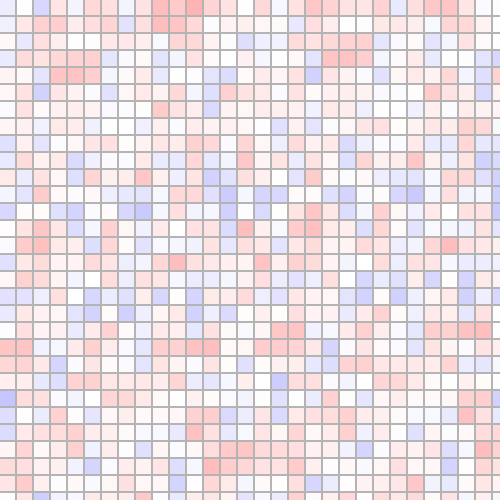
Frame 1 (no input)
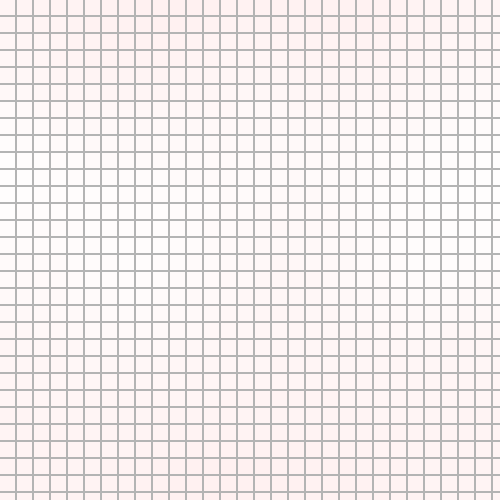
Frame 60 (the mouse pressed at the canvas centre just before this capture)
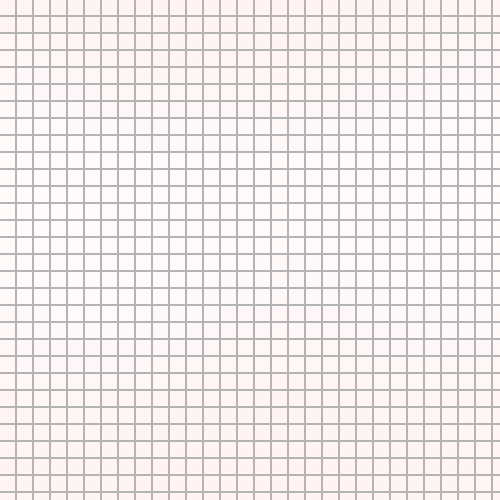
Frame 120 (the mouse held since frame 60 and released just before this capture)

The Processing sketch that drew these frames (run headless with seeded random() and noise(); from frame 60 on, the mouse is pressed at the canvas centre):

// Processing sketch: thermal_cells
// ── thermal_cells.pde
AppController app;
GridViewController grid;

// import gifAnimation.*;
// GifMaker gifExport;


void setup(){
  size(500,500);
  grid = new GridViewController(0,0,width, height);
  
  app = new ThermalCellApp();
  frameRate(30);
  
  // gifExport = new GifMaker(this, "export.gif");
  // gifExport.setRepeat(0); 
  // gifExport.setQuality(4);
}

void draw(){
  background(180);
  if(app.isRunning()){
    grid.step();
  }
  grid.renderViews();
  
  if(app.hasOverlays){
    app.displayOverlays();
  }
  // gifExport.setDelay(1);
  // gifExport.addFrame();
}


void mouseDragged(){
  if(app.isRunning()){
    if(keyPressed == true){
      grid.removeHeatAt(mouseX, mouseY);
    }else{
      grid.addHeatAt(mouseX, mouseY);
    }
  }
}

void keyPressed(){
  switch(key){
     case 63:   // Question mark
         app.toggleHelpDisplay();
         return;
  }
}

class AppController{
  ArrayList<ShorcutKeyInfo> hotkeys;
  ArrayList<ShorcutKeyInfo> mouseEffects;
  ArrayList<ShorcutKeyInfo> mouseModifiers;
  
  final int APP_STATE_PAUSED = 0;
  final int APP_STATE_RUNNING = 1; 
  int state = APP_STATE_RUNNING;

  boolean isHelpShown = false;
  boolean hasOverlays = false;
  
  AppController(){
    hotkeys = new ArrayList<ShorcutKeyInfo>();
    mouseEffects = new ArrayList<ShorcutKeyInfo>();
    mouseModifiers = new ArrayList<ShorcutKeyInfo>();
    initShortcutInfo();
  }
  
  void initShortcutInfo(){
    hotkeys.add( new ShorcutKeyInfo("?", "Toggle dislpay of this Shortcut key menu") );
  }
  
  boolean isRunning(){
    return state == APP_STATE_RUNNING;
  }
  
  void togglePause(){
    if(isRunning()){
      state = APP_STATE_PAUSED;
    }else{
      state = APP_STATE_RUNNING;
    }
  }
  
  void toggleHelpDisplay(){
    togglePause();
    isHelpShown = !isHelpShown;
    hasOverlays = isHelpShown;
  }
   
  void displayHelp(){
    float margin = 0.05;
    float padding = 0.05;
    
    float menuWidth =  width*(1-2*margin) - width*(1-2*margin) * 2 * padding;
    float menuHeight = height*(1-2*margin) - height*(1-2*margin) * 2 * padding;
    
    fill(0, 220);
    pushMatrix();
    translate(width * margin, height*margin);
    rect(0,0, width*(1-2*margin), height*(1-2*margin), 20);
    
    pushMatrix();
    translate(menuWidth * padding, menuHeight * padding);
    
    TextStyleWriter txtWriter = new TextStyleWriter();
    
    TextStyle headingStyle = new TextStyle();
    headingStyle.size(20).hue( color(220, 220, 50) );
    
    TextStyle comboStyle = new TextStyle();
    comboStyle.size(14).hue( color(220, 220, 50) ).align(RIGHT);
    
    TextStyle infoStyle = new TextStyle();
    infoStyle.size(14).hue( color(220) );
    
    txtWriter.write("Shortcuts", 0, 0, headingStyle);
    
    stroke(color(220));
    line(0, 30, menuWidth, 30);
    
    float lineHeight = 20;
    float maxComboWidth = 90; // TODO: Make this dynamic
    float currentLineY = 35;
    ShorcutKeyInfo tmpInfo;
    
    // display keys
    for(int i=0; i<hotkeys.size(); i++){
      tmpInfo = hotkeys.get(i);
      txtWriter.write(tmpInfo.keyCombo, maxComboWidth - 5, currentLineY, comboStyle);
      txtWriter.write(":", maxComboWidth, currentLineY, infoStyle);
      txtWriter.write(tmpInfo.description, maxComboWidth + 10, currentLineY, infoStyle);
      currentLineY += lineHeight;
    }
    
    // display mouse effects
    for(int i=0; i<mouseEffects.size(); i++){
      tmpInfo = mouseEffects.get(i);
      txtWriter.write(tmpInfo.keyCombo, maxComboWidth - 5, currentLineY, comboStyle);
      txtWriter.write(":", maxComboWidth, currentLineY, infoStyle);
      txtWriter.write(tmpInfo.description, maxComboWidth + 10, currentLineY, infoStyle);
      currentLineY += lineHeight;
    }
    
    // display mouse modifiers
    for(int i=0; i<mouseModifiers.size(); i++){
      tmpInfo = mouseModifiers.get(i);
      txtWriter.write(tmpInfo.keyCombo, maxComboWidth - 5, currentLineY, comboStyle);
      txtWriter.write(":", maxComboWidth, currentLineY, infoStyle);
      txtWriter.write(tmpInfo.description, maxComboWidth + 10, currentLineY, infoStyle);
      currentLineY += lineHeight;
    }
    
    popMatrix();
    popMatrix();
  }
  
  void displayOverlays(){
    if( isHelpShown ){
      displayHelp();
    }
  }
}

class ShorcutKeyInfo {
  String keyCombo;
  String description;
  
  ShorcutKeyInfo(String keyInput, String descrip){
    keyCombo = keyInput;
    description = descrip;
  }
}

class ThermalCellApp extends AppController {
  
  void initShortcutInfo(){
    super.initShortcutInfo(); 
    
    mouseEffects.add( new ShorcutKeyInfo("Click + Drag", "Removes heat to the system") );
    mouseModifiers.add( new ShorcutKeyInfo("<Space>", "Inverts the temperature effect.") );
  }
  
}


class TextStyleWriter{
  
  void write(String message, float x, float y, TextStyle style){
    style.apply();
    text(message, x, y);
  }
}

// This class captures the styles that text can have
// IT supposts method chaining, like:
//    textStyle.size(10).color(200).align(CENTER);
class TextStyle {
  // TODO: Support Fonts
  color _color;
  float size;
  int mode = MODEL;
  int alignX = LEFT;
  int alignY = TOP;
  float leading = -1;  // use default of font size
  
//  final const int LEFT     = 0;
//  final const int CENTER   = 1;
//  final const int RIGHT    = 2;
//  final const int TOP      = 3;
//  final const int BOTTOM   = 4;
//  final const int CENTER   = 5;
//  final const int BASELINE = 6;
//  
  TextStyle size(float newSize){
    size = newSize;
    return this;
  }
  TextStyle hue(color newColor){
    _color = newColor;
    return this;
  }
  TextStyle mode(int newMode){
    mode = newMode;
    return this;
  }
  TextStyle align(int newAlignX){
    alignX = newAlignX;
    return this;
  }
  TextStyle align(int newAlignX, int newAlignY){
    alignX = newAlignX;
    alignY = newAlignY;
    return this;
  }
  
  void apply(){
    fill(_color);
    textSize(size);
    textMode(mode);
    textAlign(alignX, alignY);
    if(leading > 0){
      textLeading(leading);
    }
  }
  
  float width(String str){
    this.apply();
    return textWidth(str);
  }
  float ascent(){
    this.apply();
    return textAscent();
  }
  float descent(){
    this.apply();
    return textDescent();
  }
}

class GridViewController {
  ArrayList<Cell> cells;
  ArrayList<CellViewer> cellViewers;
  
  int cellWidth = 15;
  int cellHeight = 15;
  int _x;
  int _y;
  int _width; 
  int _height; 
  
  int cellSpacing = 2;
  int numCols;
  int numRows;
  
  GridViewController(int x, int y, int p_nWidth, int p_nHeight){
    this._x = x;
    this._y = y;
    this._width = p_nWidth;
    this._height = p_nHeight;
    
    this.initCells();
  }
  
  void addHeatAt(int globalX, int globalY){
    this._deltaHeatAt(true, globalX, globalY);
    
  }
  void removeHeatAt(int globalX, int globalY){
    this._deltaHeatAt(false, globalX, globalY);
  }
  
  void _deltaHeatAt(boolean addingHeat, int globalX, int globalY){
    int inCol = (globalX - this._x) / (cellWidth+cellSpacing);
    int inRow = (globalY - this._y) / (cellHeight+cellSpacing);
    
    int idxOfCell = inCol + inRow * numCols;
    if (idxOfCell < 0 || idxOfCell > (cells.size() - 1)){
      return;
    }
    
    Cell tmpCell = cells.get(idxOfCell);
    
    float deltaTmp = 300; 
    if (addingHeat == false){
      deltaTmp *= -1;
    }
    tmpCell.temp = constrain( tmpCell.temp+deltaTmp, -300, 300);
  }
  
  void initCells(){
    this.cells = new ArrayList<Cell>();
    this.cellViewers = new ArrayList<CellViewer>();
    
    int effectCellWidth = this.cellWidth + cellSpacing;
    int effectCellHeight = this.cellHeight + cellSpacing;
    
    // Note, by using 'ceil' we will overstep the bounds of the width/height;
    numCols = (int)ceil( (1.0 * this._width)  / (effectCellWidth) );
    numRows = (int)ceil( (1.0 * this._height) / (effectCellHeight) );
    
    int numCells = numCols * numRows;
    
    Cell tmpCell;
    CellViewer tmpCellViewer;
    int tmpRow; 
    int tmpCol;
    for(int i=0; i<numCells; i++){
      tmpCell = new Cell();
      tmpCol = i % numCols;
      tmpRow = i / numCols;
      // tmpCell.temp = map(tmpCol, 0, numCols, -300, 300);
      // tmpCell.temp = 100 * randomGaussian();
      tmpCell.temp = 300 * (noise(tmpCol, tmpRow) - 0.5);
      
      tmpCellViewer = new CellViewer(tmpCol * effectCellWidth, tmpRow * effectCellHeight, cellWidth, cellHeight, tmpCell);
      
      this.cells.add(tmpCell);
      this.cellViewers.add(tmpCellViewer);
    }
  }
  
  void step(){
    Cell tmpCell;
    Cell cellToRight;
    Cell cellBelow;
    for(int i=0; i<cells.size(); i++){
      tmpCell = cells.get(i);
      cellToRight = cells.get( this.cellIndexToRight(i) );
      cellBelow = cells.get( this.cellIndexBelow(i) );
      
      tmpCell.exchangeHeat(cellToRight);
      tmpCell.exchangeHeat(cellBelow);
    }
    
    this.resolveHeatExchange();
  }
  
  void resolveHeatExchange(){
    Cell tmpCell;
    for(int i=0; i<cells.size(); i++){
      tmpCell = cells.get(i);
      tmpCell.resolveHeatExchange();
    }
  }
  
  int cellIndexToRight(int idx){
    int idxRight;
    if (idx == (numCols * numRows - 1)){
      idxRight =  0;
    } else if (idx % numCols == (numCols - 1)){
      idxRight = idx - (numCols - 1); 
    }else {
      idxRight = idx + 1;
    }
    // println("Cell to right of i["+idx+"] is: ["+idxRight+"]");
    return idxRight;
  }
  
  int cellIndexBelow(int idx){
    int idxBelow = idx + numCols;
    if (idxBelow > (numCols * numRows - 1)){
      idxBelow %= numCols;
    }
    return idxBelow;
  }
  
  void renderViews(){
    pushMatrix();
    translate(_x, _y);
    CellViewer cellViewer;
    for(int i=0; i<this.cellViewers.size(); i++){
      cellViewer = cellViewers.get(i);
      cellViewer.renderOnScale(-300, 0, 300);
    }
    popMatrix();
  }
}

color minColor = color(255,0,0);
color midColor = color(255);
color maxColor = color(0,0,255);

class CellViewer {
  Cell cell;
  int _x;
  int _y;
  int _width;
  int _height;
  
  
  CellViewer(int x, int y, int p_nWidth, int p_nHeight, Cell p_xCell){
    this._x = x;
    this._y = y;
    this._width = p_nWidth;
    this._height = p_nHeight;
    this.cell = p_xCell;
  }
  
  void renderOnScale(float minTemp, float midPoint, float maxTemp){
    color fillColor = color(0);
    float normalizedTmp = 0;
    if (cell.temp < midPoint){
      normalizedTmp = norm( cell.temp, minTemp, midPoint);
      fillColor = lerpColor(minColor, midColor, normalizedTmp); 
    }else{
      normalizedTmp = norm( cell.temp, midPoint, maxTemp);
      fillColor = lerpColor(midColor, maxColor, normalizedTmp); 
    }
    noStroke();
    fill(fillColor);
    rect(_x, _y, _width, _height);
  }
}



class Cell {
  float temp;
  float deltaTemp = 0;
  
  float condFactor = 0.10;
  
  void exchangeHeat(Cell otherCell){
    float heatGained = (otherCell.temp - this.temp) *  condFactor;
    this.deltaTemp += heatGained;
    otherCell.deltaTemp -= heatGained;
  }
  
  void resolveHeatExchange(){
    this.temp += this.deltaTemp;
    this.deltaTemp = 0; 
  }
}
